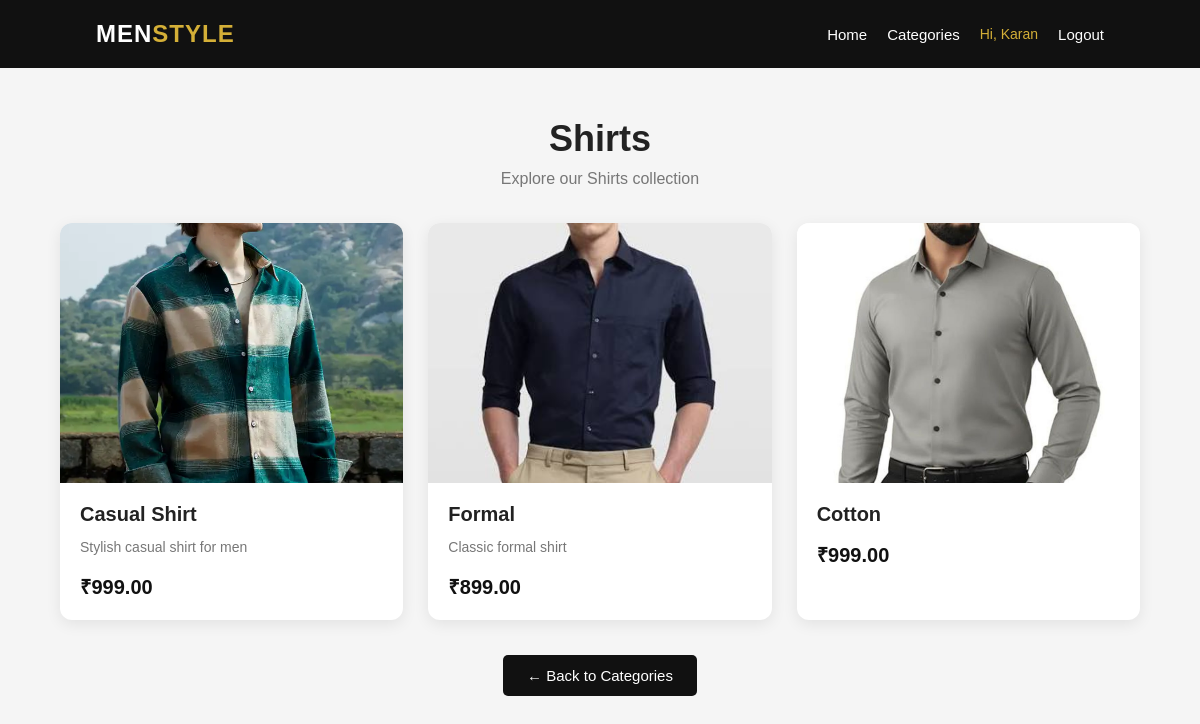
/category/1/ (signed in), run on the app's committed database.
### store/models.py (models this page shows, shortened)
class Category(models.Model):
    name = models.CharField(max_length=100)
    image = models.ImageField(
        upload_to='categories/',
        blank=True,
        null=True
    )

class Product(models.Model):
    category = models.ForeignKey(
        Category,
        on_delete=models.CASCADE,
        related_name='Products'
    )
    name = models.CharField(max_length=200)
    description = models.TextField(
        blank=True
    )
    price = models.DecimalField(
        max_digits=10,
        decimal_places=2
    )
    image = models.CharField(
        max_length=300,
        blank=True
    )

### store/views.py (the view)
def category_products(request, category_id):
    category = get_object_or_404(
        Category,
        id=category_id
    )
    products = Product.objects.filter(
        category=category
    )
    return render(
        request,
        'store/Products.html',
        {
            'category': category,
            'products': products
        }
    )

### store/templates/store/Products.html (shortened to what this page needs)
{% load static %}
<!doctype html>
<html lang="en">
  <head>
  </head>
  <body>
    <header class="header">
      <div class="logo">MEN<span>STYLE</span></div>
      <nav>
        <a href="{% url 'home' %}">Home</a>
        <a href="{% url 'home' %}#categories">Categories</a>
        {% if user.is_authenticated %}
        <span class="user-name"> Hi, {{ user.username }} </span>
        <a href="{% url 'logout' %}">Logout</a>
        {% else %}
        <a href="{% url 'login' %}">Login</a>
        <a href="{% url 'register' %}">Register</a>
        {% endif %}
      </nav>
    </header>
    <main class="products-container">
      <h1>{{ category.name }}</h1>
      <p class="products-subtitle">
        Explore our {{ category.name }} collection
      </p>
      <div class="product-grid">
        {% for product in products %}
        <div class="product-card">
          {% if product.image %}
          <img src="{% static product.image %}" alt="{{ product.name }}" />
          {% endif %}
          <div class="product-info">
            <h3>{{ product.name }}</h3>
            {% if product.description %}
            <p>{{ product.description }}</p>
            {% endif %}
            <div class="product-bottom">
              <span class="price"> ₹{{ product.price }} </span>
            </div>
          </div>
        </div>
        {% empty %}
        <div class="no-products">
          <h3>No Products Available</h3>
          <p>There are currently no products in this category.</p>
        </div>
        {% endfor %}
      </div>
      <a href="{% url 'home' %}" class="back-button">
        ← Back to Categories
      </a>
    </main>
  </body>
</html>

### store/templates/store/Products.html (style rules this page uses)
* { margin: 0; padding: 0; box-sizing: border-box; }
body { font-family: Arial, Helvetica, sans-serif; background: #f5f5f5; color: #222; }
.header { width: 100%; background: #111; color: white; padding: 20px 8%; display: flex; justify-content: space-between; align-items: center; }
.logo { font-size: 24px; font-weight: bold; letter-spacing: 1px; }
.logo span { color: #d4af37; }
.header nav { display: flex; align-items: center; flex-wrap: wrap; gap: 20px; }
.header a { color: white; text-decoration: none; font-size: 15px; }
.user-name { color: #d4af37; font-size: 14px; }
.products-container { width: 90%; max-width: 1200px; margin: 50px auto; text-align: center; }
.products-container h1 { font-size: 36px; margin-bottom: 10px; }
.products-subtitle { color: #777; font-size: 16px; margin-bottom: 35px; }
.product-grid { display: grid; grid-template-columns: repeat(3, minmax(0, 1fr)); gap: 25px; margin-bottom: 35px; }
.product-card { background: white; border-radius: 12px; overflow: hidden; text-align: left; box-shadow: 0 4px 15px rgba(0, 0, 0, 0.08); transition: transform 0.3s, box-shadow 0.3s; }
.product-card img { width: 100%; height: 260px; object-fit: cover; display: block; }
.product-info { padding: 20px; }
.product-info h3 { font-size: 20px; margin-bottom: 10px; }
.product-info p { color: #777; font-size: 14px; line-height: 1.6; margin-bottom: 15px; }
.product-bottom { display: flex; align-items: center; justify-content: space-between; margin-top: 15px; }
.price { color: #111; font-size: 20px; font-weight: bold; }
.back-button { display: inline-block; padding: 12px 24px; background: #111; color: white; text-decoration: none; border-radius: 5px; font-size: 15px; transition: 0.3s; }

### data on the page
Category: name "Shirts"
Product: image (picture), name "Casual Shirt", description "Stylish casual shirt for men", price "999.00"
Product: image (picture), name "Formal", description "Classic formal shirt", price "899.00"
Product: image (picture), name "Cotton", price "999.00"

### other printed values
{{ user.username }} "Karan"
